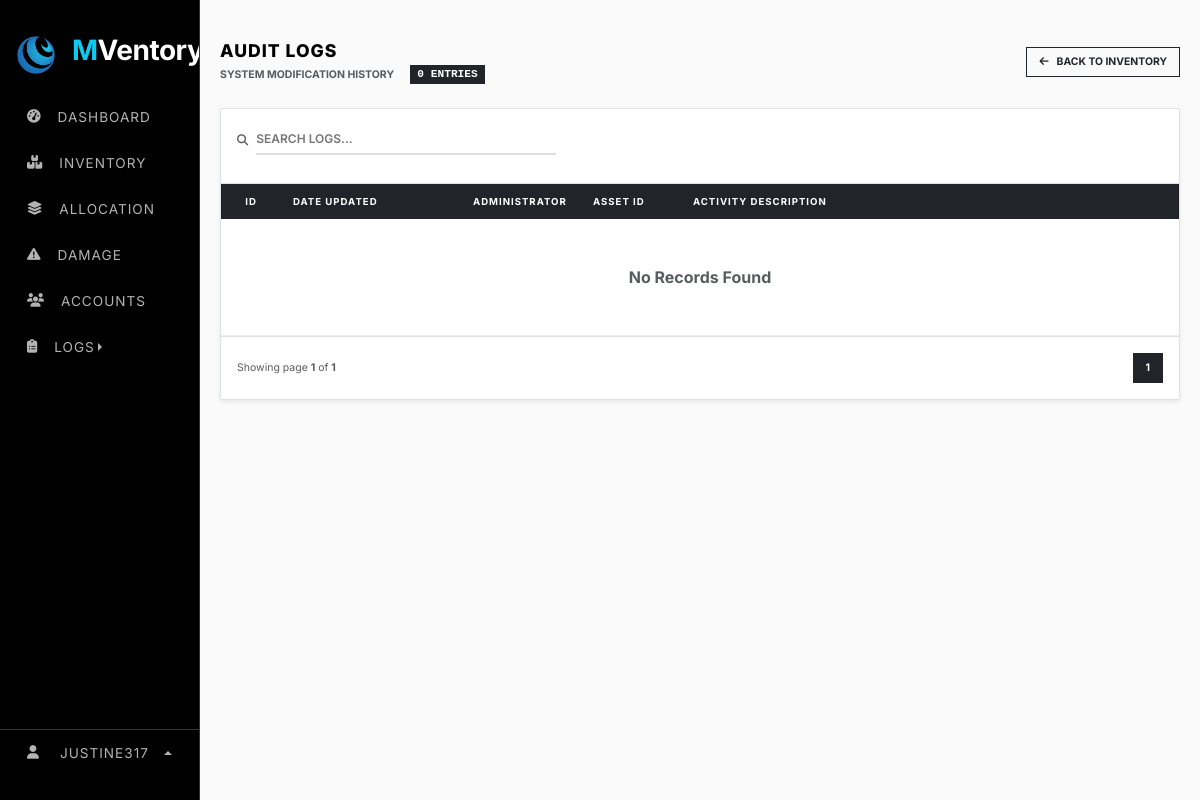
Page /web_content/update_logs.php (signed in) on the earlier database version.
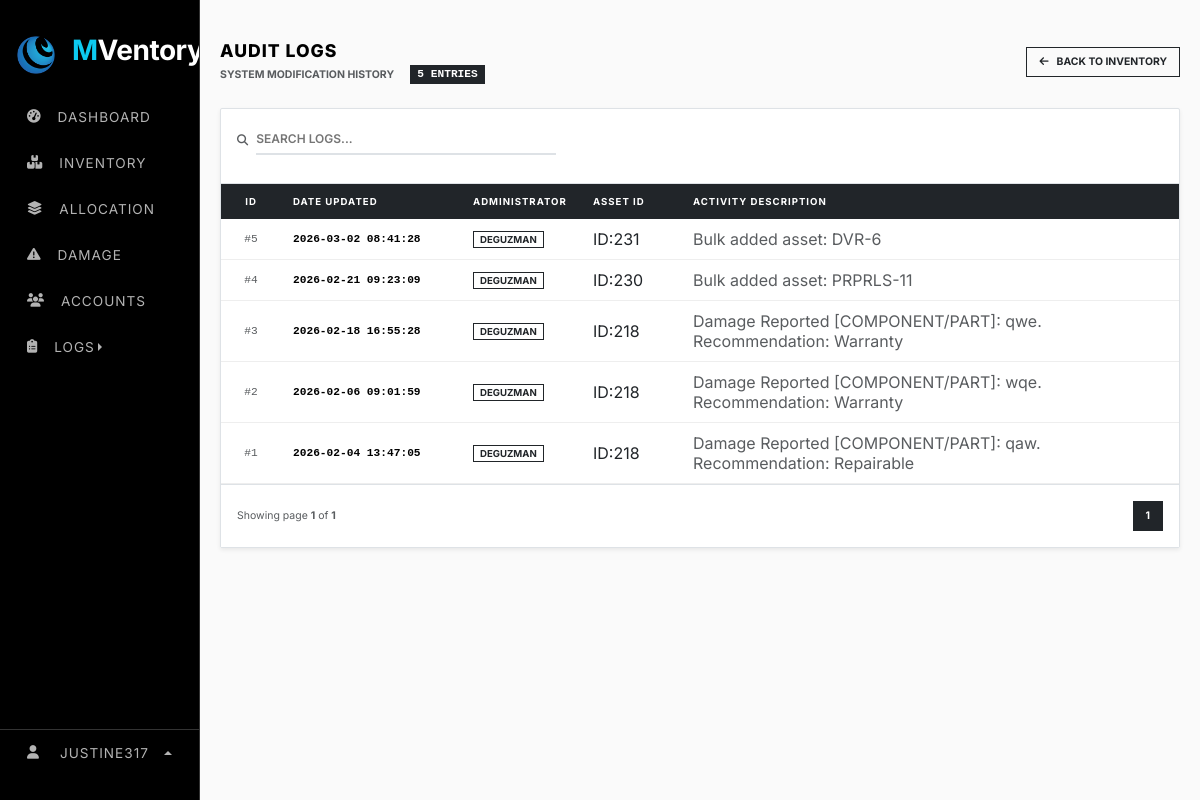
Same page on the later database version.
### tables this page shows
CREATE TABLE `edit_log` (
  `id` int(11) NOT NULL AUTO_INCREMENT,
  `asset_id` int(11) NOT NULL,
  `admin_username` varchar(255) DEFAULT NULL,
  `change_details` text DEFAULT NULL,
  `date_updated` datetime DEFAULT NULL,
  PRIMARY KEY (`id`),
  KEY `asset_id` (`asset_id`),
  CONSTRAINT `edit_log_ibfk_1` FOREIGN KEY (`asset_id`) REFERENCES `assets` (`id`) ON DELETE CASCADE
);

### web_content/update_logs.php (the view, shortened to what the changed rows need)
<?php
    include "../render/connection.php";
    include "../src/cdn/cdn_links.php";
    $search = (isset($_GET['search'])) ? mysqli_real_escape_string($conn, (string)$_GET['search']) : '';
    $where_sql = "1=1";
    $limit = 15;
    $count_query = "SELECT COUNT(*) as total FROM edit_log WHERE $where_sql";
    $total_res = mysqli_query($conn, $count_query);
    $total_rows = mysqli_fetch_assoc($total_res)['total'] ?? 0;
    $total_pages = max(1, ceil($total_rows / $limit));
    $page = isset($_GET['page']) ? max(1, (int)$_GET['page']) : 1;
    $start = ($page - 1) * $limit;
    $log_query = "SELECT * FROM edit_log WHERE $where_sql ORDER BY date_updated DESC LIMIT $start, $limit";
    $result_logs = mysqli_query($conn, $log_query);
?>
<!doctype html>
<html lang="en">
    <head>
        <link rel="stylesheet" href="../src/style/main_style.css">
        <link rel="stylesheet" href="../src/style/update_logs_style.css">
    </head>
    <body>
        <div class="row g-0">
            <div class="col-lg-2"><?php include "../nav/sidebar_nav.php"; ?></div>
            <div class="col">
                <div class="log-container">
                    <div class="d-flex justify-content-between align-items-center mb-4">
                        <div>
                            <div class="d-flex align-items-center gap-3">
                                <span class="text-muted small text-uppercase fw-bold">System Modification History</span>
                                <span class="badge bg-dark rounded-0 mono-text"><?= $total_rows ?> ENTRIES</span>
                            </div>
                        </div>
                    </div>
                    <div class="compact-card shadow-sm">
                        <div class="table-responsive">
                            <table class="table table-compact mb-0">
                                <thead>
                                    <tr>
                                        <th width="60" class="text-center">ID</th>
                                        <th width="180">Date Updated</th>
                                        <th width="120">Administrator</th>
                                        <th width="100">Asset ID</th>
                                        <th>Activity Description</th>
                                    </tr>
                                </thead>
                                <tbody>
                                    <?php if(mysqli_num_rows($result_logs) > 0): ?>
                                        <?php while($row = mysqli_fetch_assoc($result_logs)): ?>
                                        <tr class="log-row">
                                            <td class="text-center text-muted mono-text">#<?= $row['id'] ?></td>
                                            <td class="mono-text fw-bold"><?= $row['date_updated'] ?></td>
                                            <td><span class="badge-admin"><?= strtoupper(htmlspecialchars($row['admin_username'])) ?></span></td>
                                            <td class="fw-800 text-dark">ID:<?= $row['asset_id'] ?></td>
                                            <td class="text-muted"><?= htmlspecialchars($row['change_details']) ?></td>
                                        </tr>
                                        <?php endwhile; ?>
                                    <?php else: ?>
                                        <tr><td colspan="5" class="text-center py-5 text-muted uppercase fw-bold">No Records Found</td></tr>
                                    <?php endif; ?>
                                </tbody>
                            </table>
                        </div>
                        <div class="p-3 bg-white border-top d-flex justify-content-between align-items-center">
                            <div class="d-flex gap-1">
                                <?php
                                    $start_loop = max(1, $page - 2);
                                    $end_loop = min($total_pages, $page + 2);
                                    for($i=$start_loop; $i<=$end_loop; $i++):
                                ?>
                                    <a href="?page=<?= $i ?>&search=<?= $search ?>" class="<?= ($page == $i) ? 'btn-mono-dark' : 'btn-mono-outline' ?>">
                                        <?= $i ?>
                                    </a>
                                <?php endfor; ?>
                            </div>
                        </div>
                    </div>
                </div>
            </div>
        </div>
    </body>
</html>

Differences in the rows shown:
added edit_log: id "5", date_updated "2026-03-02 08:41:28", admin_username "DEGUZMAN", asset "231", change_details "Bulk added asset: DVR-6"
added edit_log: id "4", date_updated "2026-02-21 09:23:09", admin_username "DEGUZMAN", asset "230", change_details "Bulk added asset: PRPRLS-11"
added edit_log: id "3", date_updated "2026-02-18 16:55:28", admin_username "DEGUZMAN", asset "218", change_details "Damage Reported [COMPONENT/PART]: qwe. Recommendation: Warranty"
added edit_log: id "2", date_updated "2026-02-06 09:01:59", admin_username "DEGUZMAN", asset "218", change_details "Damage Reported [COMPONENT/PART]: wqe. Recommendation: Warranty"
added edit_log: id "1", date_updated "2026-02-04 13:47:05", admin_username "DEGUZMAN", asset "218", change_details "Damage Reported [COMPONENT/PART]: qaw. Recommendation: Repairable"
Other differences:
$total_rows: "0" → "5"
text no longer shown: "No Records Found"
